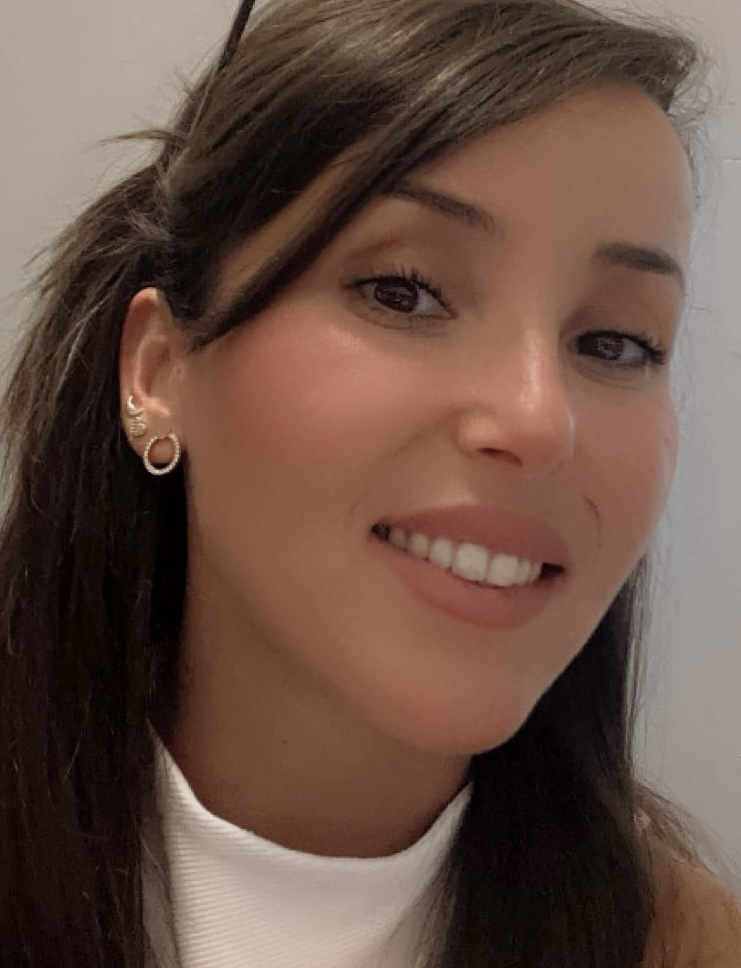
#> input picture test/img.jpg, 741 x 968 px
$ jupyter execute traitement_image.ipynb
#> lines starting #> are read from the running program, lines starting #| are printed output that depends on the picture; after the words box and inside, x2 and y2 are one past the last pixel; in counts of white or black regions, pixels touching at a corner belong together
### Objectif : Manipuler des images pour appliquer des filtres.
#Exercice :
#Utilisez OpenCV pour charger une image.
#Appliquez différents traitements :
#Convertir en niveaux de gris.
#Appliquer un flou gaussien.
#Détecter les contours avec l'algorithme de Canny.
#Sauvegardez les images modifiées dans des fichiers séparés.

[cell 1]
import cv2

def load_image(path):
#> called with path = 'img.jpg'
    image = cv2.imread(path)
#> image is the input picture: shape (968, 741, 3); mean B, G, R 68.7, 80, 104
    if image is None:
        raise FileNotFoundError(f"l'image à l'emplacement{path} n'a pas était trouver")
    return image
def save_image(image, path):

    cv2.imwrite(path, image)

def process_image(image_path):
    originale_img = load_image(image_path)

    gray_img = cv2.cvtColor(originale_img, cv2.COLOR_BGR2GRAY)
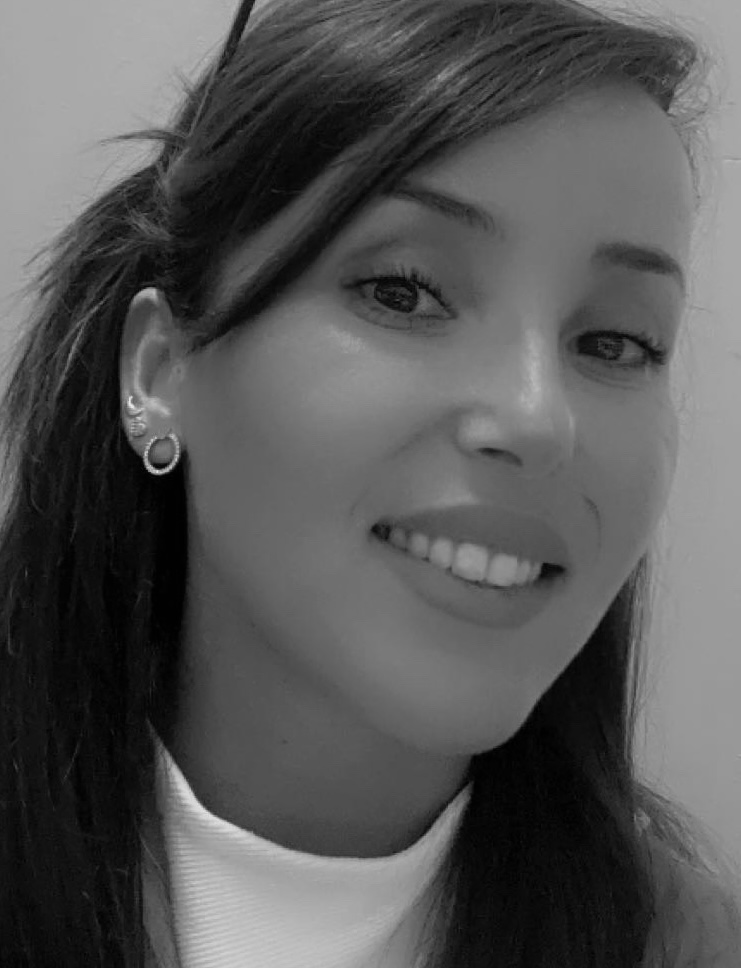
#> gray_img: shape (968, 741); min 0, max 234, mean 85.9
    save_image(gray_img, "gray_image.jpg")
    print("Image convertie en niveaux de gris et sauvegardée : gray_image.jpg")

    # Appliquer un flou gaussien
    blurred_image = cv2.GaussianBlur(gray_img, (5, 5), 0)
    save_image(blurred_image, "blurred_image.jpg")
    print("Image avec flou gaussien sauvegardée : blurred_image.jpg")

    # Détection des contours avec Canny
    edges_image = cv2.Canny(blurred_image, 100, 200)
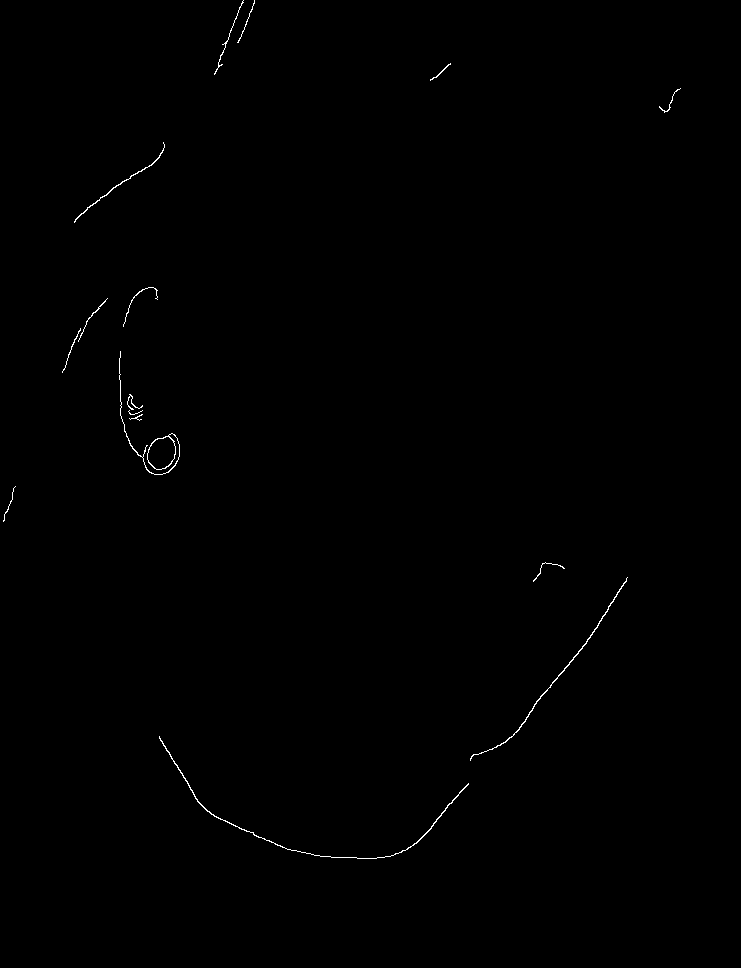
#> edges_image: shape (968, 741); 0.27% white in thin lines or dots, all inside (x1, y1, x2, y2) = (3, 0, 681, 859)
    save_image(edges_image, "edges_image.jpg")
    print("Contours détectés et sauvegardés : edges_image.jpg")

    # Afficher les résultats
    cv2.imshow("Original Image", originale_img)
    cv2.imshow("Gray Image", gray_img)
    cv2.imshow("Blurred Image", blurred_image)
    cv2.imshow("Edges Image", edges_image)


# Spécifiez le chemin de l'image ici
image_path = "img.jpg"
process_image(image_path)
